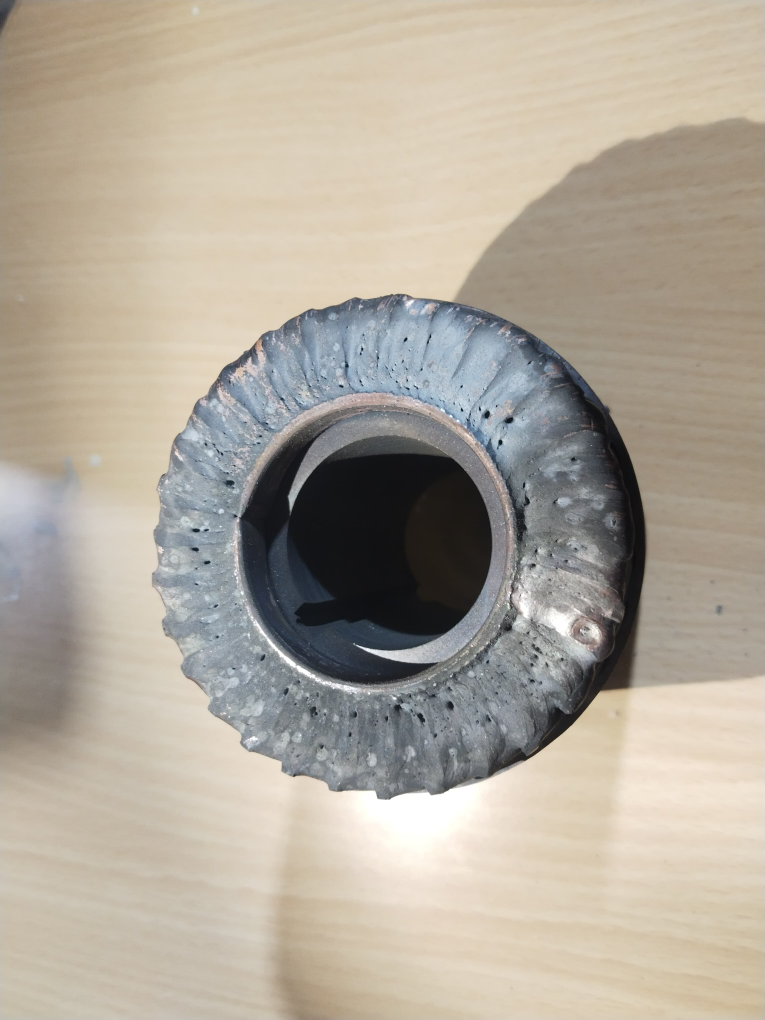
#> input picture dataset/good/good1.jpeg, 3060 x 4080 px, found by its file name (shown at 1/4 size)
$ python test_smart_crop.py   (older library calls are emulated)
#> lines starting #> are read from the running program, lines starting #| are printed output that depends on the picture; after the words box and inside, x2 and y2 are one past the last pixel; in counts of white or black regions, pixels touching at a corner belong together
import os
import cv2
import numpy as np

def detect_rotor_smart(img_path):
#> called with img_path = 'e:\\Rotor/dataset/good/good1.jpeg'
    bgr = cv2.imread(img_path)
#> bgr is the input picture: shape (4080, 3060, 3); mean B, G, R 155.4, 168.6, 176.9
    if bgr is None:
        return None, None

    h, w = bgr.shape[:2]
    # Resize to standard working resolution
    target_dim = 1000
    scale = target_dim / max(h, w)
    resized = cv2.resize(bgr, (int(w * scale), int(h * scale)))
    rh, rw = resized.shape[:2]

    gray = cv2.cvtColor(resized, cv2.COLOR_BGR2GRAY)
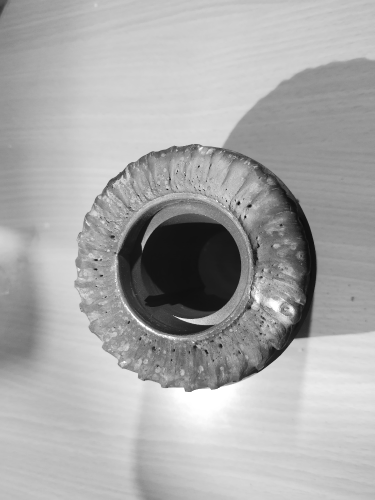
#> gray: shape (1000, 750) (shown at 1/2 size); min 4, max 255, mean 169.5

    # 1. Edge & Texture Saliency Map
    # The rotor has intense texture (laminations, weld bead, copper bars, teeth)
    # Background (pants, table) has low texture
    sobelx = cv2.Sobel(gray, cv2.CV_32F, 1, 0, ksize=3)
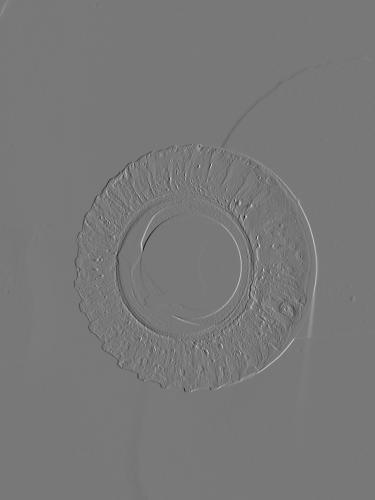
#> sobelx: shape (1000, 750) float32 (shown at 1/2 size); min -706, max 788, mean 0.2; drawn with min black and max white
    sobely = cv2.Sobel(gray, cv2.CV_32F, 0, 1, ksize=3)
    mag = cv2.magnitude(sobelx, sobely)
    mag = np.clip(mag, 0, 255).astype(np.uint8)

    # Smooth texture map
    texture = cv2.GaussianBlur(mag, (31, 31), 0)

    # Distance to center prior (rotors are mostly centered in photo)
    cy, cx = rh / 2.0, rw / 2.0
    y_coords, x_coords = np.indices((rh, rw))
    dist_from_center = np.sqrt((x_coords - cx)**2 + (y_coords - cy)**2)
    max_dist = np.sqrt(cx**2 + cy**2)
    center_weight = 1.0 - 0.5 * (dist_from_center / max_dist)

    saliency = (texture.astype(np.float32) * center_weight).astype(np.uint8)

    # Threshold saliency
    _, thresh = cv2.threshold(saliency, 0, 255, cv2.THRESH_BINARY + cv2.THRESH_OTSU)
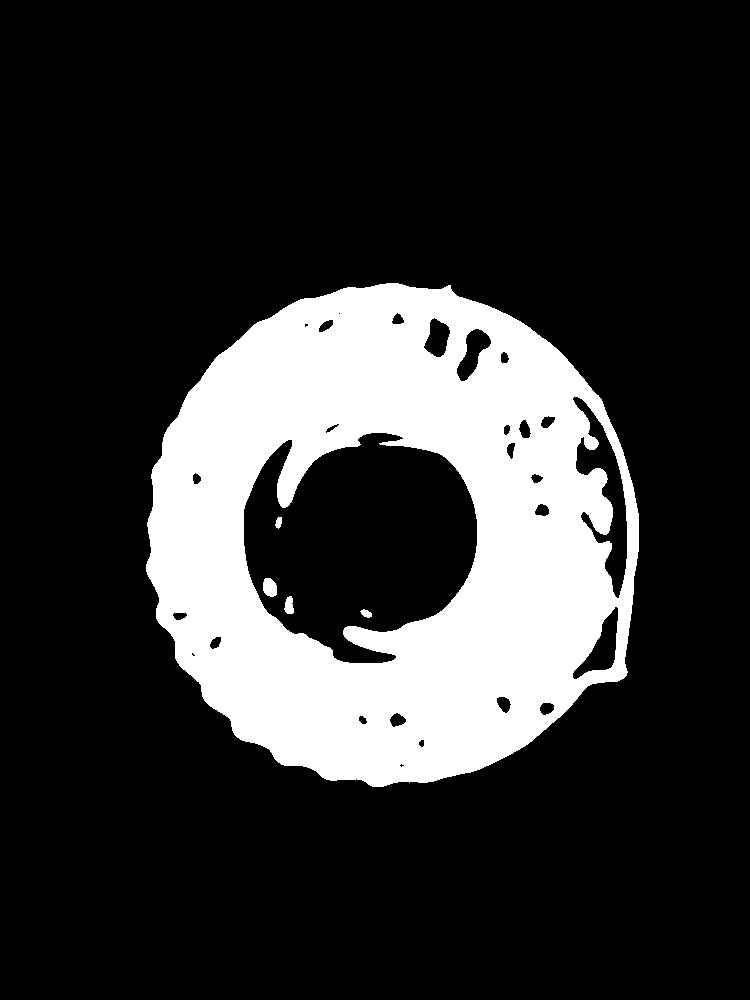
#> thresh: shape (1000, 750); 19.9% white; 5 white regions, box (x1, y1, x2, y2) and area: (146, 283, 639, 787) 148661, (263, 578, 277, 597) 217, (284, 596, 294, 614) 134, (360, 609, 372, 618) 69, (275, 517, 282, 529) 60
    kernel = cv2.getStructuringElement(cv2.MORPH_ELLIPSE, (25, 25))
    thresh = cv2.morphologyEx(thresh, cv2.MORPH_CLOSE, kernel, iterations=3)
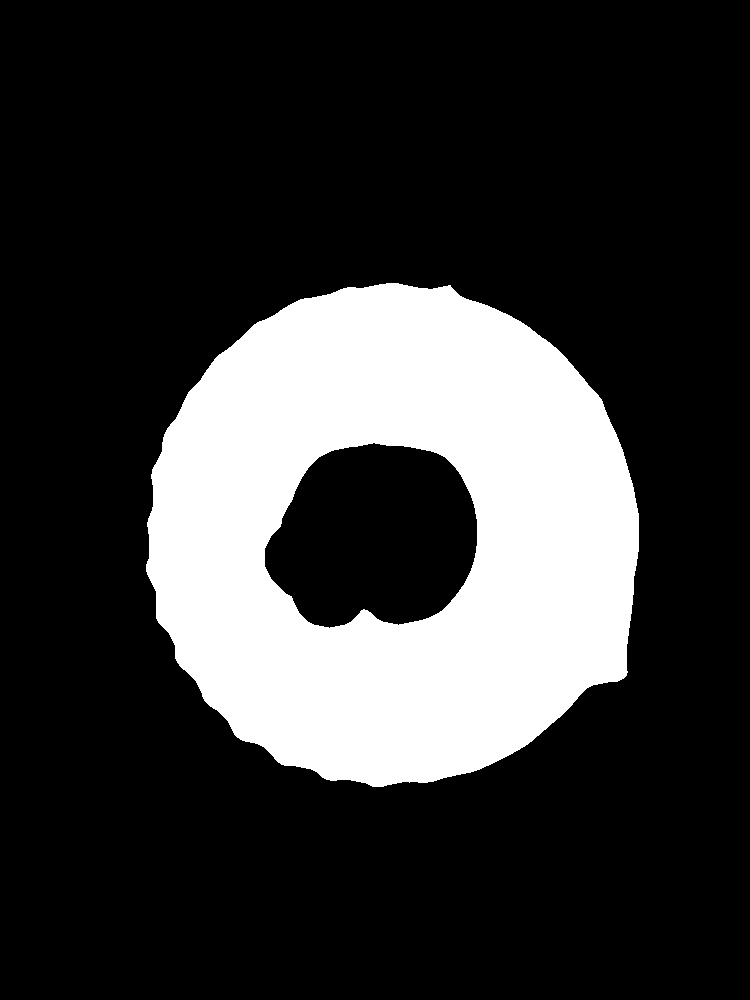
#> thresh: shape (1000, 750); 21.9% white; 1 white region, box (x1, y1, x2, y2) and area: (146, 283, 639, 787) 164593
    thresh = cv2.morphologyEx(thresh, cv2.MORPH_OPEN, kernel, iterations=2)
#> thresh: shape (1000, 750); 21.9% white; 1 white region

    contours, _ = cv2.findContours(thresh, cv2.RETR_EXTERNAL, cv2.CHAIN_APPROX_SIMPLE)
#> contours = 1 contour; box (x1, y1, x2, y2) and area: (147, 283, 639, 787) 194045

    if not contours:
        rx, ry, rw_box, rh_box = int(rw*0.15), int(rh*0.1), int(rw*0.7), int(rh*0.8)
    else:
        # Score contours by area * central closeness
        best_c = None
        best_score = -1
        for c in contours:
            area = cv2.contourArea(c)
            if area < (rw * rh * 0.05): # Ignore small noise
                continue
            M = cv2.moments(c)
            if M["m00"] > 0:
                mcx, mcy = M["m10"] / M["m00"], M["m01"] / M["m00"]
                d = np.sqrt((mcx - cx)**2 + (mcy - cy)**2)
                score = area * (1.0 - (d / max_dist))
                if score > best_score:
                    best_score = score
                    best_c = c
#> this loop made 1 pass
#> (area, mcx, mcy, d, score, best_score) on pass 1: (194045, 393, 535.2, 39.57, 181760.3, 181760.3)
#> after the loop, best_c = contour of 661 points, box (x1, y1, x2, y2) (147, 283, 639, 787), area 194045; best_score = 181760.3

        if best_c is not None:
            rx, ry, rw_box, rh_box = cv2.boundingRect(best_c)
#> rx = 147; ry = 283; rw_box = 492; rh_box = 504
        else:
            rx, ry, rw_box, rh_box = int(rw*0.15), int(rh*0.1), int(rw*0.7), int(rh*0.8)

    # Check if Top-down view vs Angled view
    aspect = rw_box / float(rh_box)
#> aspect = 0.976

    # For Top-down circular rotor:
    if 0.8 < aspect < 1.25 and ry > rh * 0.05 and (ry + rh_box) < rh * 0.95:
        margin = int(min(rw_box, rh_box) * 0.05)
#> margin = 24
        x1 = max(0, rx - margin)
#> x1 = 123
        y1 = max(0, ry - margin)
#> y1 = 259
        x2 = min(rw, rx + rw_box + margin)
#> x2 = 663
        y2 = min(rh, ry + rh_box + margin)
#> y2 = 811
    else:
        # Angled view: The weld is the top ~45% of the rotor cylinder
        margin_x = int(rw_box * 0.05)
        x1 = max(0, rx - margin_x)
        x2 = min(rw, rx + rw_box + margin_x)
        y1 = max(0, ry - int(rh_box * 0.03))
        # Top 45% of the rotor bounds captures weld ring + dripping molten slag
        y2 = min(rh, ry + int(rh_box * 0.45))

    crop = resized[y1:y2, x1:x2]
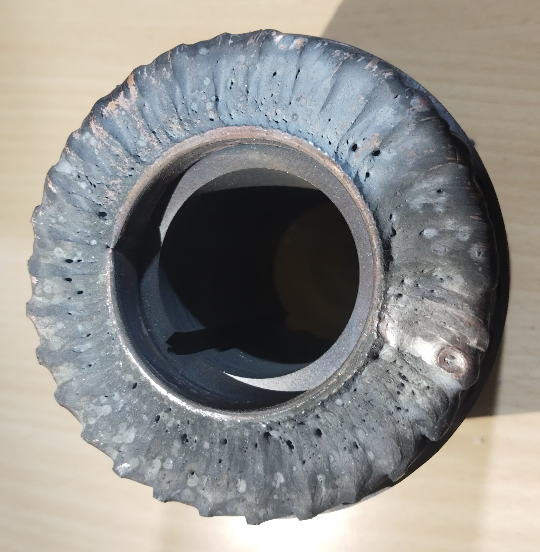
#> crop: shape (552, 540, 3); mean B, G, R 138.6, 142.1, 143.6

    vis = resized.copy()
    cv2.rectangle(vis, (rx, ry), (rx+rw_box, ry+rh_box), (255, 255, 0), 2) # full rotor box in yellow
    cv2.rectangle(vis, (x1, y1), (x2, y2), (0, 255, 0), 4) # weld crop in green
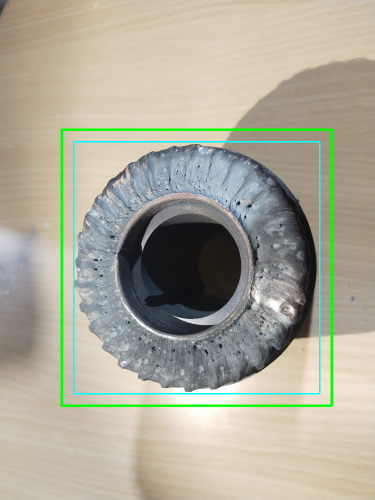
#> vis: shape (1000, 750, 3) (shown at 1/2 size); mean B, G, R 153.4, 169.9, 172.3

    return crop, vis

def main():
    test_files = [
        ("dataset/good/good1.jpeg", "good1"),
        ("dataset/good/good2.jpeg", "good2"),
        ("dataset/bad/bad1.jpeg", "bad1"),
        ("dataset/bad/bad2.jpeg", "bad2")
    ]

    out_dir = r"e:\Rotor\analysis_output\smart_crops"
    os.makedirs(out_dir, exist_ok=True)

    for rel_path, tag in test_files:
        p = os.path.join(r"e:\Rotor", rel_path)
        crop, vis = detect_rotor_smart(p)
        if crop is not None:
            cv2.imwrite(os.path.join(out_dir, f"{tag}_smart_box.jpg"), vis)
            cv2.imwrite(os.path.join(out_dir, f"{tag}_smart_crop.jpg"), crop)
            print(f"Smart processed {tag}: Crop shape {crop.shape}")
#| Smart processed good1: Crop shape (552, 540, 3)
#> pass 2 of the loop in main, `for rel_path, tag in test_files:`:
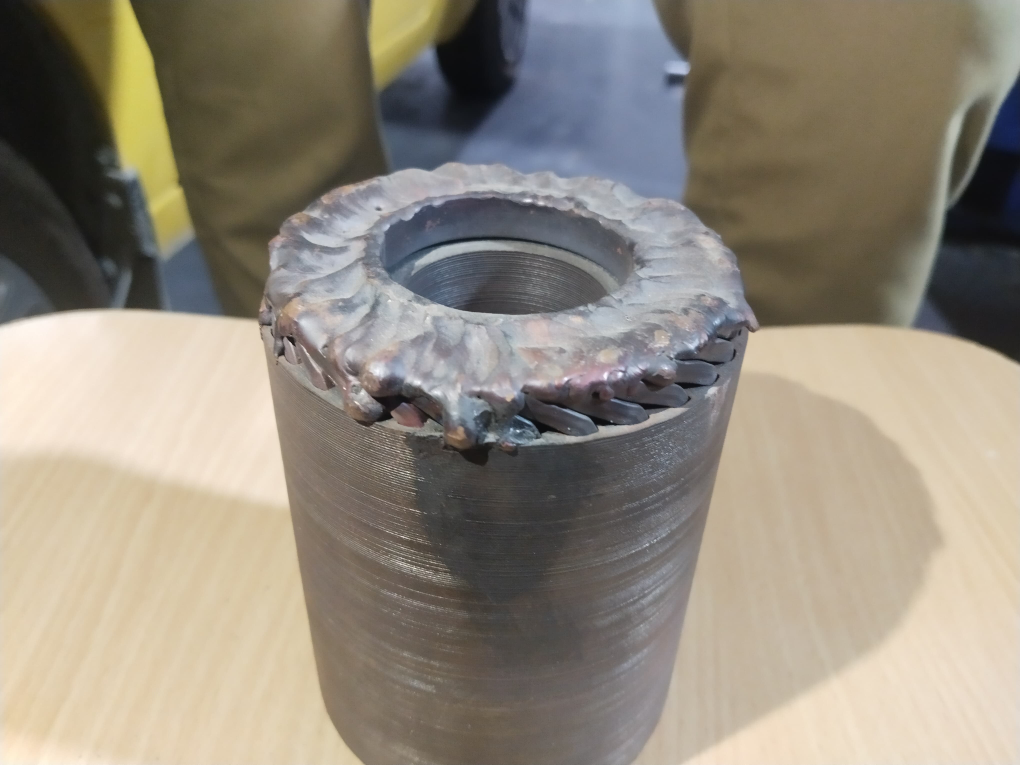
#> input picture dataset/good/good2.jpeg, 4080 x 3060 px, found by its file name (shown at 1/4 size)
#> in detect_rotor_smart, bgr is the input picture: shape (3060, 4080, 3); mean B, G, R 124.8, 138.3, 146.4
#> resized: shape (750, 1000, 3)
#> gray: shape (750, 1000)
#> sobelx: shape (750, 1000) float32
#> sobely: shape (750, 1000) float32
#> texture: shape (750, 1000)
#> saliency: shape (750, 1000)
#> in detect_rotor_smart (call 2), `thresh = cv2.morphologyEx(thresh, cv2.MORPH_OPEN, kernel, iterations=2)`:
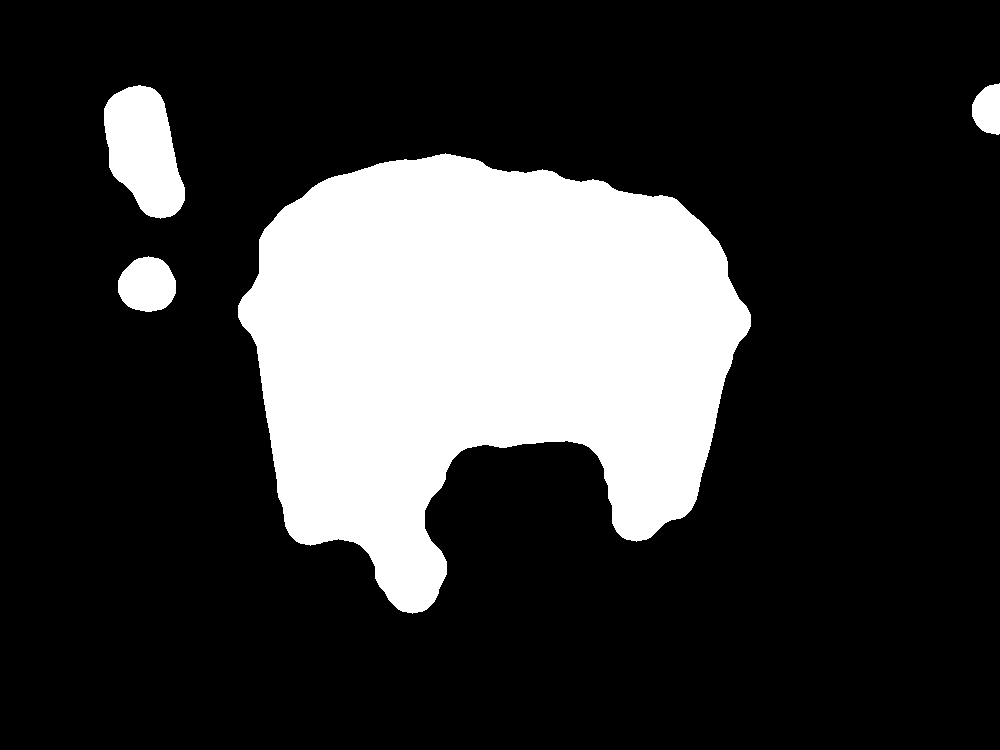
#> thresh: shape (750, 1000); 21.7% white; 4 white regions
#> contours = 4 contours; box (x1, y1, x2, y2) and area: (238, 153, 751, 614) 150688, (104, 85, 185, 219) 7340, (118, 256, 176, 312) 2438, (972, 83, 1000, 135) 1076
#> the loop in detect_rotor_smart (call 2), `for c in contours:` made 4 passes
#> (area, mcx, mcy, d, score, best_score) on pass 2: (150688, 482, 346.3, 33.89, 142517.8, 142517.8)
#> after the loop in detect_rotor_smart (call 2), `for c in contours:`: best_c = contour of 768 points, box (x1, y1, x2, y2) (238, 153, 751, 614), area 150688; best_score = 142517.8
#> rx = 238; ry = 153; rw_box = 513; rh_box = 461
#> aspect = 1.11
#> margin = 23
#> in detect_rotor_smart (call 2), `x1 = max(0, rx - margin)`: x1 = 215
#> in detect_rotor_smart (call 2), `y1 = max(0, ry - margin)`: y1 = 130
#> in detect_rotor_smart (call 2), `x2 = min(rw, rx + rw_box + margin)`: x2 = 774
#> in detect_rotor_smart (call 2), `y2 = min(rh, ry + rh_box + margin)`: y2 = 637
#> crop: shape (507, 559, 3)
#> in detect_rotor_smart (call 2), `cv2.rectangle(vis, (x1, y1), (x2, y2), (0, 255, 0), 4)`:
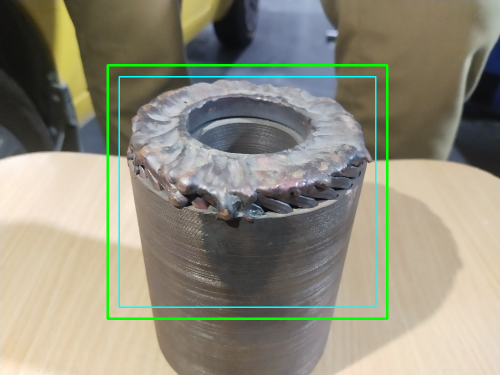
#> vis: shape (750, 1000, 3) (shown at 1/2 size); mean B, G, R 124.1, 140.8, 143.1
#| Smart processed good2: Crop shape (507, 559, 3)
#> pass 3 of the loop in main, `for rel_path, tag in test_files:`:
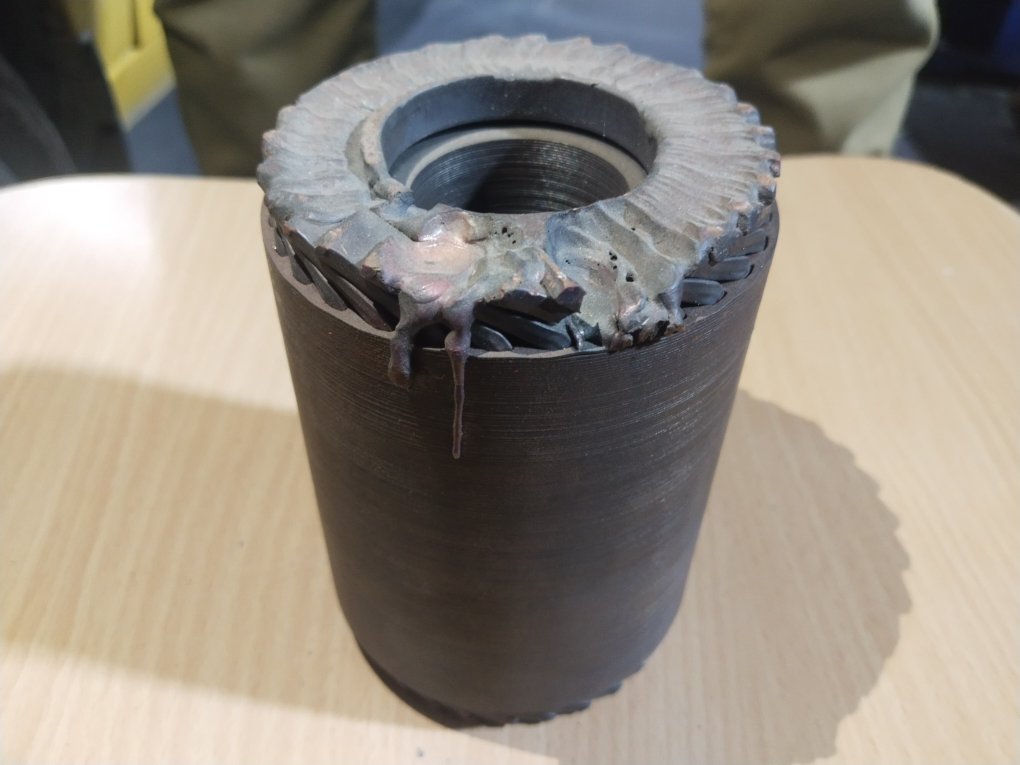
#> input picture dataset/bad/bad1.jpeg, 4080 x 3060 px, found by its file name (shown at 1/4 size)
#> in detect_rotor_smart, bgr is the input picture: shape (3060, 4080, 3); mean B, G, R 128.5, 139.8, 148
#> in detect_rotor_smart (call 3), `thresh = cv2.morphologyEx(thresh, cv2.MORPH_OPEN, kernel, iterations=2)`:
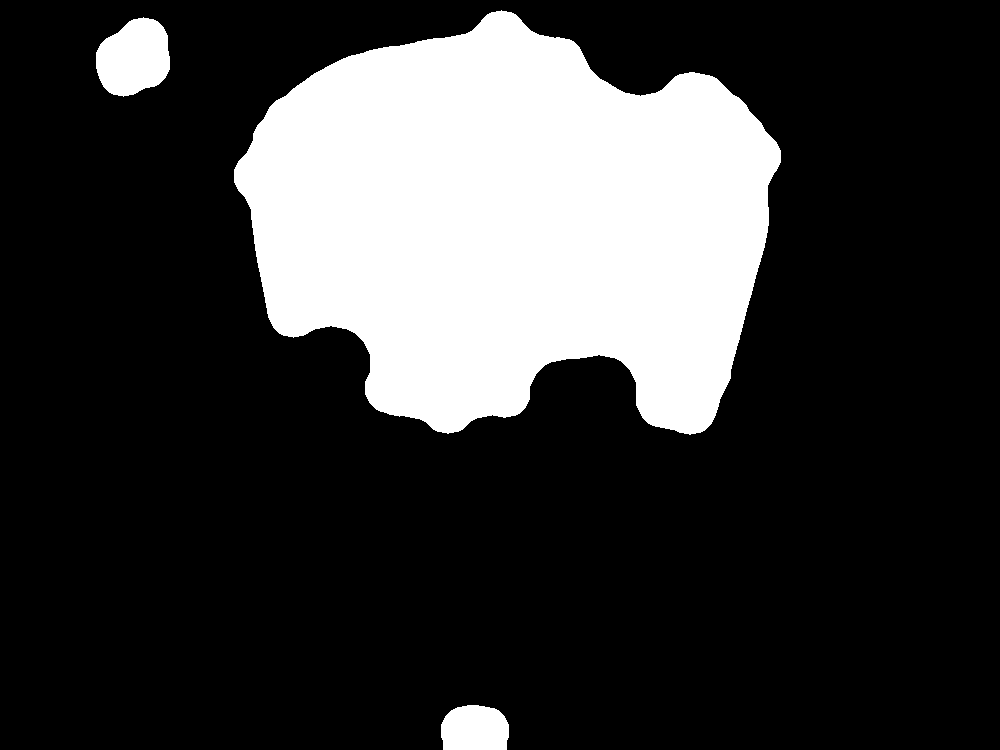
#> thresh: shape (750, 1000); 22.7% white; 3 white regions
#> contours = 3 contours; box (x1, y1, x2, y2) and area: (234, 10, 781, 435) 162660, (96, 17, 170, 97) 4336, (441, 705, 509, 750) 2603
#> the loop in detect_rotor_smart (call 3), `for c in contours:` made 3 passes
#> (area, mcx, mcy, d, score, best_score) on pass 3: (162659.5, 510.9, 222.4, 153, 122849.3, 122849.3)
#> after the loop in detect_rotor_smart (call 3), `for c in contours:`: best_c = contour of 781 points, box (x1, y1, x2, y2) (234, 10, 781, 435), area 162660; best_score = 122849.3
#> rx = 234; ry = 10; rw_box = 547; rh_box = 425
#> aspect = 1.29
#> margin_x = 27
#> in detect_rotor_smart (call 3), `x1 = max(0, rx - margin_x)`: x1 = 207
#> in detect_rotor_smart (call 3), `x2 = min(rw, rx + rw_box + margin_x)`: x2 = 808
#> in detect_rotor_smart (call 3), `y1 = max(0, ry - int(rh_box * 0.03))`: y1 = 0
#> in detect_rotor_smart (call 3), `y2 = min(rh, ry + int(rh_box * 0.45))`: y2 = 201
#> crop: shape (201, 601, 3)
#> in detect_rotor_smart (call 3), `cv2.rectangle(vis, (x1, y1), (x2, y2), (0, 255, 0), 4)`:
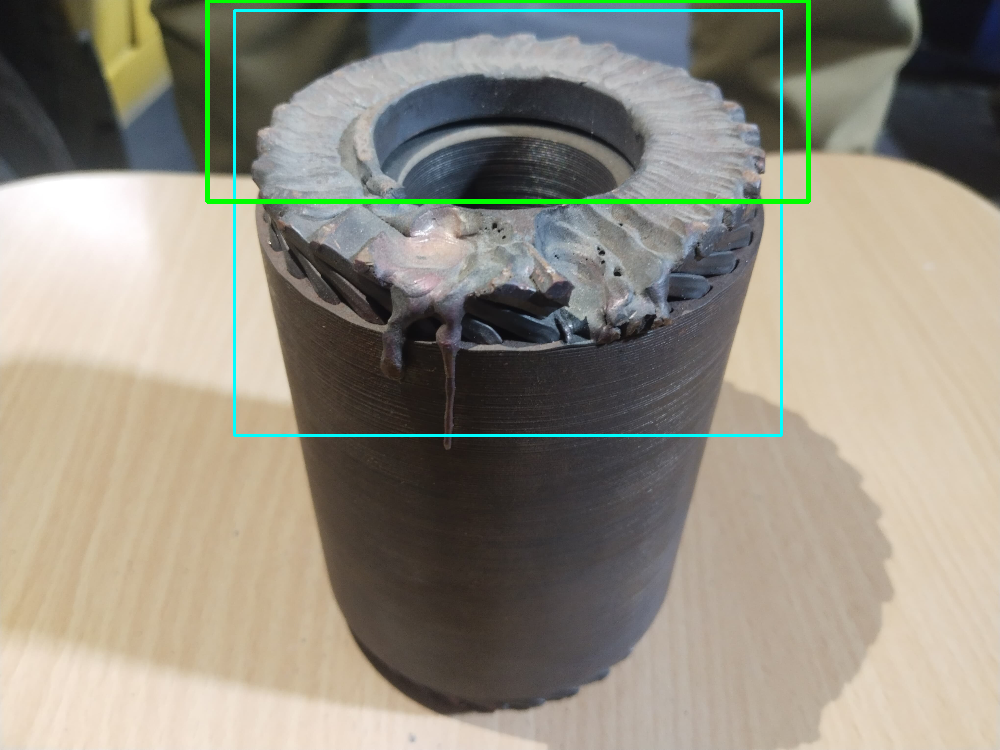
#> vis: shape (750, 1000, 3); mean B, G, R 128.5, 142.1, 146
#| Smart processed bad1: Crop shape (201, 601, 3)
#> the loop made 4 passes; the first 3 are shown

if __name__ == "__main__":
    main()
